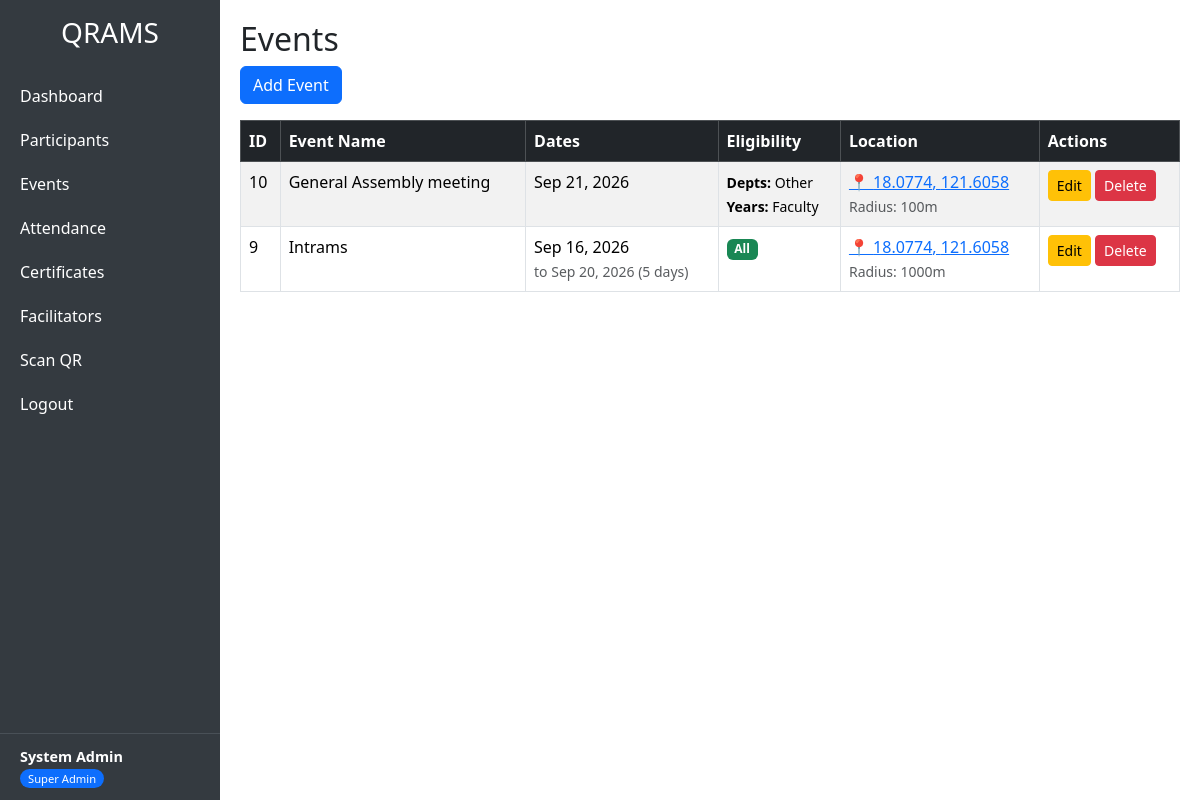
Page /admin/events.php (signed in) on the committed database.
### tables this page shows
CREATE TABLE `events` (
  `id` int(11) NOT NULL,
  `event_name` varchar(100) NOT NULL,
  `start_date` date NOT NULL,
  `end_date` date NOT NULL,
  `allowed_departments` text DEFAULT NULL,
  `allowed_year_levels` text DEFAULT NULL,
  `venue_lat` decimal(10,8) DEFAULT NULL,
  `venue_lng` decimal(11,8) DEFAULT NULL,
  `radius_meters` int(11) DEFAULT 100,
  `signatory_name` varchar(100) DEFAULT NULL,
  `signatory_signature` varchar(255) DEFAULT NULL
);

### admin/events.php (the view, shortened to what this page needs)
<?php include 'header.php'; ?>
<link rel="stylesheet" href="https://unpkg.com/leaflet@1.9.4/dist/leaflet.css" />
<h2>Events</h2>
<a href="#" class="btn btn-primary mb-3" data-bs-toggle="collapse" data-bs-target="#addEventForm">Add Event</a>
<?php
$stmt = $conn->query("SELECT * FROM events ORDER BY start_date DESC");
$events = $stmt->fetchAll(PDO::FETCH_ASSOC);
?>
<table class="table table-bordered table-striped">
    <thead class="table-dark">
        <tr>
            <th>ID</th>
            <th>Event Name</th>
            <th>Dates</th>
            <th>Eligibility</th>
            <th>Location</th>
            <th>Actions</th>
        </tr>
    </thead>
    <tbody>
        <?php foreach($events as $e):
            $depts = json_decode($e['allowed_departments'] ?? '[]', true) ?: [];
            $years = json_decode($e['allowed_year_levels'] ?? '[]', true) ?: [];
        ?>
            <tr>
                <td><?= $e['id'] ?></td>
                <td><?= htmlspecialchars($e['event_name']) ?></td>
                <td>
                    <?= date('M j, Y', strtotime($e['start_date'])) ?>
                    <?php if ($e['end_date'] !== $e['start_date']): ?>
                        <br><small class="text-muted">
                            to <?= date('M j, Y', strtotime($e['end_date'])) ?>
                            (<?= (int)((strtotime($e['end_date']) - strtotime($e['start_date'])) / 86400) + 1 ?> days)
                        </small>
                    <?php endif; ?>
                </td>
                <td>
                    <?php if (empty($depts) && empty($years)): ?>
                        <span class="badge bg-success">All</span>
                    <?php else: ?>
                        <?php if (!empty($depts)): ?>
                            <div><small><strong>Depts:</strong> <?= htmlspecialchars(implode(', ', $depts)) ?></small></div>
                        <?php endif; ?>
                        <?php if (!empty($years)): ?>
                            <div><small><strong>Years:</strong> <?= htmlspecialchars(implode(', ', $years)) ?></small></div>
                        <?php endif; ?>
                    <?php endif; ?>
                </td>
                <td>
                    <?php if (!empty($e['venue_lat']) && !empty($e['venue_lng'])): ?>
                        <a href="https://www.google.com/maps?q=<?= $e['venue_lat'] ?>,<?= $e['venue_lng'] ?>"
                           target="_blank">
                            📍 <?= number_format((float)$e['venue_lat'], 4) ?>,
                            <?= number_format((float)$e['venue_lng'], 4) ?>
                        </a>
                        <br><small class="text-muted">Radius: <?= (int)($e['radius_meters'] ?? 100) ?>m</small>
                    <?php else: ?>
                        <span class="text-muted">Not set</span>
                    <?php endif; ?>
                </td>
                <td>
                    <button class="btn btn-sm btn-warning" data-bs-toggle="modal"
                            data-bs-target="#editEventModal<?= $e['id'] ?>">Edit</button>
                    <a href="../process/save_event.php?delete_id=<?= $e['id'] ?>"
                       class="btn btn-sm btn-danger"
                       data-confirm="Delete this event?"
                       data-confirm-message="This removes the event and all attendance records."
                       data-confirm-button="Delete"
                       data-confirm-color="danger">Delete</a>
                </td>
            </tr>
        <?php endforeach; ?>
    </tbody>
</table>
<?php include 'footer.php'; ?>

### admin/header.php (style rules this page uses)
body { min-height: 100vh; display: flex; }

### rows in the picture
events: id "10", event_name "General Assembly meeting", start_date "Sep 21, 2026", allowed_departments "Other", allowed_year_levels "Faculty", venue_lat "18.0774", venue_lng "121.6058", radius_meters "100"
events: id "9", event_name "Intrams", start_date "Sep 16, 2026", end_date "Sep 20, 2026", end_date+start_date "5", shows "All", venue_lat "18.0774", venue_lng "121.6058", radius_meters "1000"

### other values in the picture
$adminName "System Admin"
